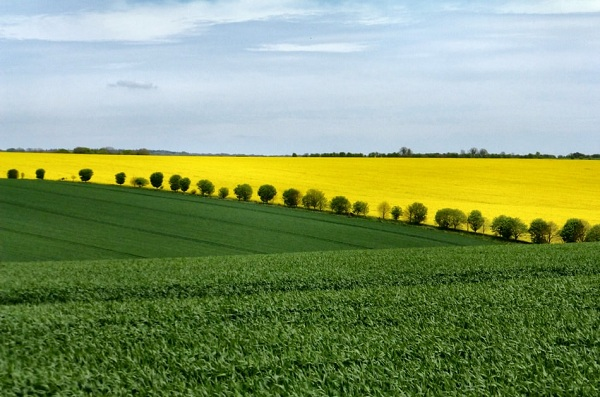
#> input picture img/in1.jpg, 600 x 397 px
$ jupyter execute kmeans.ipynb
#> lines starting #> are read from the running program, lines starting #| are printed output that depends on the picture
pip install opencv-python

[cell 1]
import cv2
import math
import numpy as np
import matplotlib.pyplot as plt

[cell 2]
# mean squared error
def MSE(original, compressed):
    return np.mean((original - compressed) ** 2)


# peak signal-to-noise radio
def PSNR(original, compressed):
    mse = MSE(original, compressed)
    if (mse == 0):
        return 100
    max_pixel = 255.0
    return 20 * math.log10(max_pixel / math.sqrt(mse))

[cell 3]
def show(path, K1, K2):
    # load the image into the rgb space
#> called with path = 'img/in1.jpg', K1 = 3, K2 = 7
    in_img = cv2.imread(path)
#> in_img is the input picture: shape (397, 600, 3); mean B, G, R 106.5, 152.2, 131.2
    # convert to HSV
    in_img = cv2.cvtColor(in_img, cv2.COLOR_BGR2RGB)
    # converts M*N*3 image into a K*3 matrix where K = M*N
    # and each row is now a vector in the 3-D space of RGB.
    Z = in_img.reshape((-1, 3))
    # convert to np.float32
    Z = np.float32(Z)
    # define criteria
    criteria = (cv2.TERM_CRITERIA_EPS + cv2.TERM_CRITERIA_MAX_ITER, 10, 1.0)

    def compute_for(K):
#> called with K = 3
        _, label, center = cv2.kmeans(
            Z,
            K,
            None,
            criteria,
            10,
            cv2.KMEANS_PP_CENTERS)
#> center = [[195.6, 215.9, 231.7], [62.12, 92.1, 31.11], [227.8, 208.2, 13.84]]
        # Now convert back into uint8, and make original image
        center = np.uint8(center)
#> center = [[195, 215, 231], [62, 92, 31], [227, 208, 13]]
        res = center[label.flatten()]
        out_img = res.reshape((in_img.shape))
        return out_img

    out_img1 = compute_for(K1)
    out_img2 = compute_for(K2)
    figure_size = 15
    plt.figure(figsize=(figure_size, figure_size))
    plt.subplot(1, 3, 1), plt.imshow(in_img)
    plt.title('Original Image'), plt.xticks([]), plt.yticks([])
    plt.subplot(1, 3, 2), plt.imshow(out_img1)
    plt.title(f"Segmented Image when K = {K1}"), plt.xticks([]), plt.yticks([])
    plt.subplot(1, 3, 3), plt.imshow(out_img2)
    plt.title(f"Segmented Image when K = {K2}"), plt.xticks([]), plt.yticks([])
    plt.show()
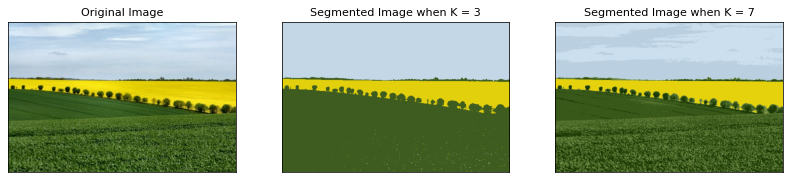
#> figure drawn by matplotlib, 3 panels

    print(f"MSE for K1 = {'{:.2f}'.format(MSE(in_img, out_img1))}")
#| MSE for K1 = 78.24
    print(f"PSNR for K1 = {'{:.2f}'.format(PSNR(in_img, out_img1))} db")
#> in PSNR, `mse = MSE(original, compressed)`: mse = 78.24
#| PSNR for K1 = 29.20 db

    print(f"MSE for K2 = {'{:.2f}'.format(MSE(in_img, out_img2))}")
#| MSE for K2 = 50.23
    print(f"PSNR for K2 = {'{:.2f}'.format(PSNR(in_img, out_img2))} db")
#| PSNR for K2 = 31.12 db

[cell 4]
show('img/in1.jpg', 3, 7)

[cell 5]
show('img/in4.jpg', 3, 7)
#> call 2 of show, with path = 'img/in4.jpg', K1 = 3, K2 = 7
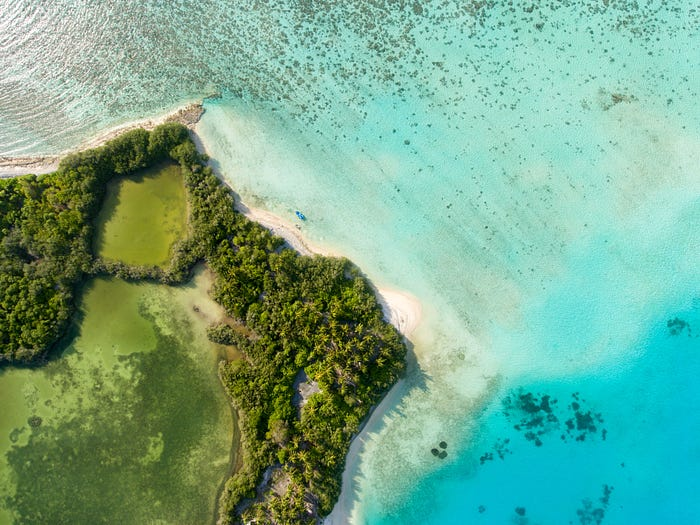
#> input picture img/in4.jpg, 700 x 525 px
#> in show, in_img is the input picture: shape (525, 700, 3); mean B, G, R 140.7, 168.8, 116.8
#> call 3 of compute_for, with K = 3
#> in compute_for (call 3), `_, label, center = cv2.kmeans( Z, K, None, criteria, 10, cv2.KMEANS_PP..`: center = [[84.61, 99.42, 45.66], [7.74, 184.4, 194.3], [161.3, 210.6, 191.2]]
#> in compute_for (call 3), `center = np.uint8(center)`: center = [[84, 99, 45], [7, 184, 194], [161, 210, 191]]
#> in compute_for (call 3), `out_img = res.reshape((in_img.shape))`:
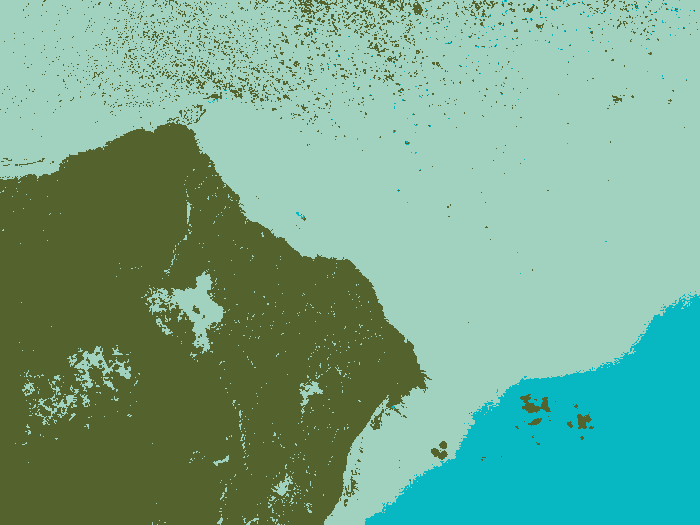
#> out_img: shape (525, 700, 3); mean R, G, B 116.3, 168.2, 140.4
#> call 4 of compute_for, with K = 7
#> in compute_for (call 4), `_, label, center = cv2.kmeans( Z, K, None, criteria, 10, cv2.KMEANS_PP..`: center = [[150.6, 218.5, 201.6], [32.94, 46.33, 15.16], [5.29, 184.5, 195.3], [83.19, 99.78, 45.2], [131.1, 169, 148.6], [196.8, 220.4, 200.7], [135.1, 144.6, 65.41]]
#> in compute_for (call 4), `center = np.uint8(center)`: center = [[150, 218, 201], [32, 46, 15], [5, 184, 195], [83, 99, 45], [131, 169, 148], [196, 220, 200], [135, 144, 65]]
#> in compute_for (call 4), `out_img = res.reshape((in_img.shape))`:
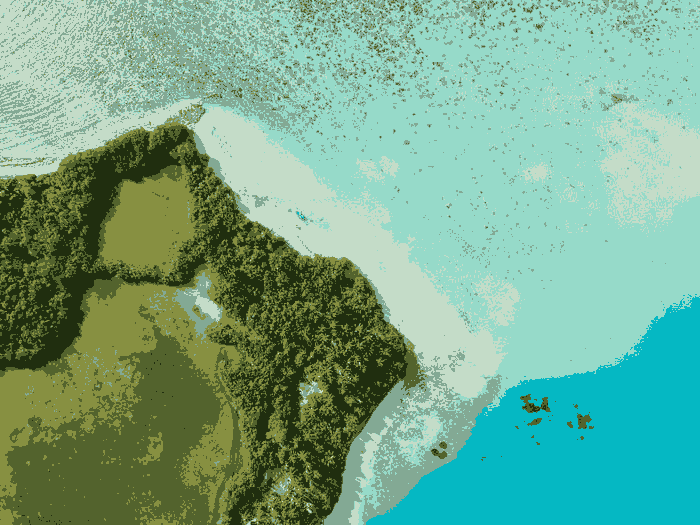
#> out_img: shape (525, 700, 3); mean R, G, B 116.3, 168.3, 140.3
#| MSE for K1 = 93.31
#| PSNR for K1 = 28.43 db
#| MSE for K2 = 78.00
#| PSNR for K2 = 29.21 db

[cell 6]
show('img/in2.jpg', 4, 15)
#> call 3 of show, with path = 'img/in2.jpg', K1 = 4, K2 = 15
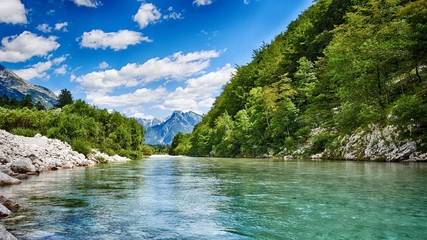
#> input picture img/in2.jpg, 427 x 240 px
#> in show, in_img is the input picture: shape (240, 427, 3); mean B, G, R 118.3, 126.6, 95.1
#> in compute_for (call 5), `_, label, center = cv2.kmeans( Z, K, None, criteria, 10, cv2.KMEANS_PP..`: center = [[27.93, 118.9, 197.2], [103.6, 133.2, 103.6], [173.9, 195, 210.4], [53.24, 68.12, 23.22]]
#> in compute_for (call 5), `center = np.uint8(center)`: center = [[27, 118, 197], [103, 133, 103], [173, 195, 210], [53, 68, 23]]
#> in compute_for (call 5), `out_img = res.reshape((in_img.shape))`:
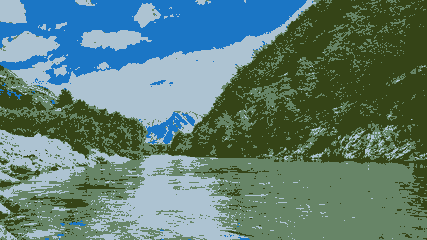
#> out_img: shape (240, 427, 3); mean R, G, B 94.5, 126.3, 117.9
#> in compute_for (call 6), `_, label, center = cv2.kmeans( Z, K, None, criteria, 10, cv2.KMEANS_PP..`: center = 15 rows, first 8: [53.5, 98.77, 90.8], [217, 221.8, 228.9], [78.41, 93.53, 34.5], [87.07, 138.6, 125.8], [101.3, 168.7, 228.6], [5.78, 97.67, 183.4], [24.72, 35.7, 7.53], [177.4, 178.6, 165.5]
#> in compute_for (call 6), `center = np.uint8(center)`: center = 15 rows, first 8: [53, 98, 90], [216, 221, 228], [78, 93, 34], [87, 138, 125], [101, 168, 228], [5, 97, 183], [24, 35, 7], [177, 178, 165]
#> in compute_for (call 6), `out_img = res.reshape((in_img.shape))`:
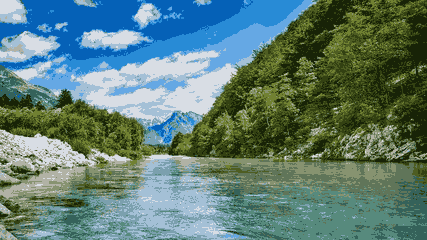
#> out_img: shape (240, 427, 3); mean R, G, B 94.6, 125.9, 117.7
#| MSE for K1 = 95.54
#| PSNR for K1 = 28.33 db
#| MSE for K2 = 73.97
#| PSNR for K2 = 29.44 db

[cell 7]
show('img/in3.jpg', 3, 15)
#> call 4 of show, with path = 'img/in3.jpg', K1 = 3, K2 = 15
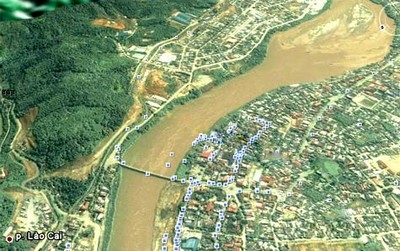
#> input picture img/in3.jpg, 400 x 251 px
#> in show, in_img is the input picture: shape (251, 400, 3); mean B, G, R 116.3, 157.4, 140.5
#> in compute_for (call 7), `_, label, center = cv2.kmeans( Z, K, None, criteria, 10, cv2.KMEANS_PP..`: center = [[70.46, 103.5, 71.31], [158.4, 167.7, 121.5], [219.4, 225.1, 179.9]]
#> in compute_for (call 7), `center = np.uint8(center)`: center = [[70, 103, 71], [158, 167, 121], [219, 225, 179]]
#> in compute_for (call 7), `out_img = res.reshape((in_img.shape))`:
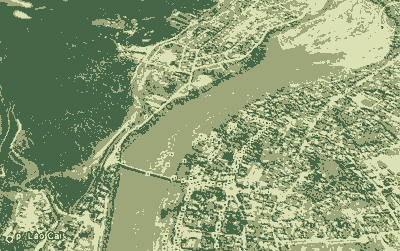
#> out_img: shape (251, 400, 3); mean R, G, B 140.1, 156.9, 115.8
#> in compute_for (call 8), `_, label, center = cv2.kmeans( Z, K, None, criteria, 10, cv2.KMEANS_PP..`: center = 15 rows, first 8: [92.33, 121.9, 85.95], [199.8, 183.4, 122.9], [44.2, 81.48, 53.73], [232.7, 238.7, 186.7], [136.9, 160.9, 123.3], [160.2, 179.8, 141.4], [68.28, 103.2, 71.35], [110.7, 140.1, 103.9]
#> in compute_for (call 8), `center = np.uint8(center)`: center = 15 rows, first 8: [92, 121, 85], [199, 183, 122], [44, 81, 53], [232, 238, 186], [136, 160, 123], [160, 179, 141], [68, 103, 71], [110, 140, 103]
#> in compute_for (call 8), `out_img = res.reshape((in_img.shape))`:
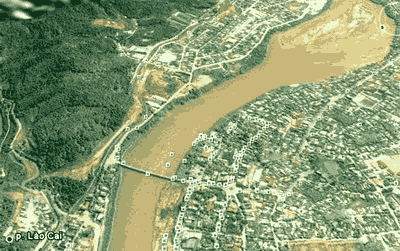
#> out_img: shape (251, 400, 3); mean R, G, B 140, 156.8, 115.7
#| MSE for K1 = 93.34
#| PSNR for K1 = 28.43 db
#| MSE for K2 = 56.91
#| PSNR for K2 = 30.58 db
